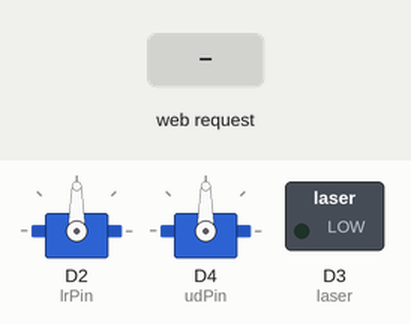
Recording of a sketch running on a simulated ESP8266 (NodeMCU). Parts: 2 × servo, switched loads named in the sketch (green lamp = pin HIGH). Inputs (shaded band) come from the test bench. WiFi joins after 1.5 s; servers stay silent unless stated; what the sketch prints to the serial monitor is not drawn.

Above: at 2.7 s.
2.8 s: HTTP request GET /on received
At 3.1 s:
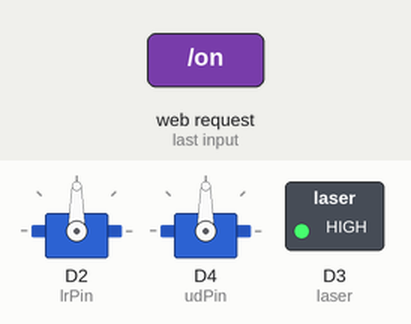
4.3 s: HTTP request GET /off received
At 5.5 s:
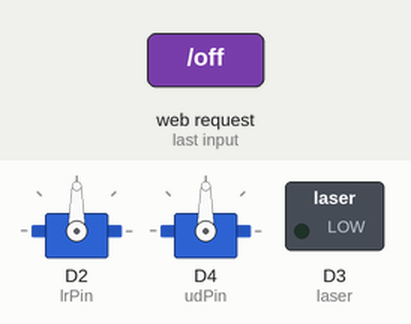
Timing chart, 0 to 7.3 s (numbered marks = the images above; inputs shaded):
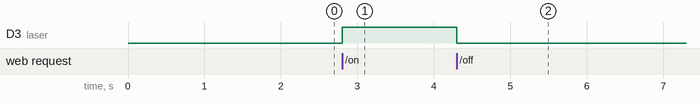

The sketch:

esp8266_servo.ino
```cpp
// Include ESP8266 WiFi Libraries
#include <ESP8266WiFi.h>
#include <WiFiClient.h>
#include <ESP8266WebServer.h>

// include servo header
#include <Servo.h>

// servo pins
int lrPin = 4;
int udPin = 2;

int lrPos=90;
int udPos=90;

#define D3 0

// create servos
Servo servoLR;
Servo servoUD;

// Wifi Credentials
const char* ssid = "<ssid>";
const char* password = "<pass>";

//  laser
const int laser = D3;

// Instantiate  server on port 80
ESP8266WebServer server(80);

// String for HTML
String page = "";

// turn led on
void ledOn(){
    server.send(200, "text/html", page);
    digitalWrite(laser, HIGH); // turns on LED
    delay(1000);
}

// turn led off
void ledOff(){
    server.send(200, "text/html", page);
    digitalWrite(laser, LOW); // turns off LED
    delay(1000);
}

void moveRight(){
    server.send(200, "text/html", page);
    lrPos-=2;
    servoLR.write(lrPos);
    delay(100);
}

void moveLeft(){
    server.send(200, "text/html", page);
    lrPos+=2;
    servoLR.write(lrPos);
    delay(100);
}

void moveDown(){
    server.send(200, "text/html", page);
    udPos-=2;
    servoUD.write(udPos);
    delay(100);
}

void moveUp(){
    server.send(200, "text/html", page);
    udPos+=2;
    servoUD.write(udPos);
    delay(100);
}

void setup(){

    // attach servos
    servoLR.attach(lrPin);
    servoUD.attach(udPin);

    // HTML of page with inline style
    page = "<h1>ESP Web Server</h1><a href='/on'><button>Laser On</button></a><a href='/off'><button>Laser off</button></a><a href='/left'><button>Left</button></a><a href='/up'><button>Up</button></a><a href='/down'><button>Down</button></a><a href='/right'><button>Right</button></a>  ";

    // Open serial monitor
    Serial.begin(115200);

    // declare pinmode for onboard led
    pinMode(laser, OUTPUT);

    // begin WiFi connection
    WiFi.begin(ssid, password);

    Serial.println("");

    // is connecting screen
    while(WiFi.status() != WL_CONNECTED){
        delay(500);
        Serial.print("#");
    }

    // Success and print IP address
    Serial.println("");
    Serial.print("Connected to: ");
    Serial.print(ssid);
    Serial.println("");
    Serial.print("IP address: ");
    Serial.print("http://");
    Serial.print(WiFi.localIP());
    Serial.println("/");

    // Serial.println(WiFi.localIP());

    // Create routes
    server.on("/", [](){
        server.send(200, "text/html", page);
    });

    server.on("/on", ledOn);
    server.on("/off",ledOff);

    server.on("/left",moveLeft);
    server.on("/right",moveRight);
    server.on("/up",moveUp);
    server.on("/down",moveDown);

    // begin server and success message
    server.begin();
    Serial.println("Web server started!");


}


void loop(){
    server.handleClient(); // handles callback functions
}
```

Measured:
- after the input at 2.8 s, D3 (laser): LOW → HIGH at once
- after the input at 4.3 s, D3 (laser): HIGH → LOW at once
